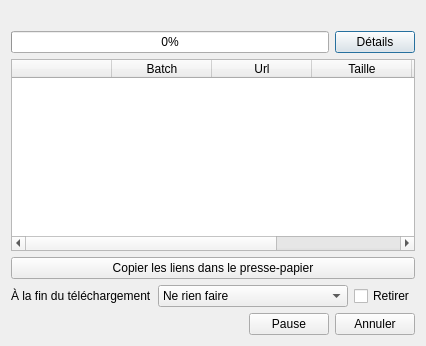
<?xml version="1.0" encoding="UTF-8"?>
<ui version="4.0">
 <class>batchWindow</class>
 <widget class="QDialog" name="batchWindow">
  <property name="geometry">
   <rect>
    <x>0</x>
    <y>0</y>
    <width>426</width>
    <height>346</height>
   </rect>
  </property>
  <property name="sizePolicy">
   <sizepolicy hsizetype="Ignored" vsizetype="Minimum">
    <horstretch>0</horstretch>
    <verstretch>0</verstretch>
   </sizepolicy>
  </property>
  <property name="windowTitle">
   <string>Grabber - Téléchargement groupé</string>
  </property>
  <property name="windowIcon">
   <iconset resource="../resources.qrc">
    <normaloff>:/images/icon.ico</normaloff>:/images/icon.ico</iconset>
  </property>
  <property name="modal">
   <bool>false</bool>
  </property>
  <layout class="QGridLayout" name="gridLayout" columnstretch="1,0,0">
   <item row="0" column="0" colspan="3">
    <widget class="QLabel" name="labelMessage">
     <property name="sizePolicy">
      <sizepolicy hsizetype="Preferred" vsizetype="Fixed">
       <horstretch>0</horstretch>
       <verstretch>0</verstretch>
      </sizepolicy>
     </property>
     <property name="text">
      <string/>
     </property>
    </widget>
   </item>
   <item row="1" column="0" colspan="2">
    <widget class="QProgressBar" name="progressBar">
     <property name="value">
      <number>0</number>
     </property>
    </widget>
   </item>
   <item row="1" column="2">
    <widget class="QPushButton" name="buttonDetails">
     <property name="text">
      <string>Détails</string>
     </property>
     <property name="checkable">
      <bool>true</bool>
     </property>
    </widget>
   </item>
   <item row="2" column="0" colspan="3">
    <widget class="QWidget" name="details" native="true">
     <property name="sizePolicy">
      <sizepolicy hsizetype="Expanding" vsizetype="Expanding">
       <horstretch>0</horstretch>
       <verstretch>0</verstretch>
      </sizepolicy>
     </property>
     <layout class="QVBoxLayout" name="verticalLayout">
      <property name="margin">
       <number>0</number>
      </property>
      <item>
       <widget class="QTableWidget" name="tableWidget">
        <property name="autoScroll">
         <bool>false</bool>
        </property>
        <property name="editTriggers">
         <set>QAbstractItemView::NoEditTriggers</set>
        </property>
        <property name="showDropIndicator" stdset="0">
         <bool>false</bool>
        </property>
        <property name="dragDropOverwriteMode">
         <bool>false</bool>
        </property>
        <property name="verticalScrollMode">
         <enum>QAbstractItemView::ScrollPerPixel</enum>
        </property>
        <property name="horizontalScrollMode">
         <enum>QAbstractItemView::ScrollPerPixel</enum>
        </property>
        <attribute name="horizontalHeaderHighlightSections">
         <bool>false</bool>
        </attribute>
        <attribute name="verticalHeaderVisible">
         <bool>false</bool>
        </attribute>
        <attribute name="verticalHeaderDefaultSectionSize">
         <number>20</number>
        </attribute>
        <column>
         <property name="text">
          <string/>
         </property>
        </column>
        <column>
         <property name="text">
          <string>Batch</string>
         </property>
        </column>
        <column>
         <property name="text">
          <string>Url</string>
         </property>
        </column>
        <column>
         <property name="text">
          <string>Taille</string>
         </property>
        </column>
        <column>
         <property name="text">
          <string>Vitesse</string>
         </property>
        </column>
        <column>
         <property name="text">
          <string>Progression</string>
         </property>
        </column>
       </widget>
      </item>
      <item>
       <widget class="QPushButton" name="pushButton">
        <property name="text">
         <string>Copier les liens dans le presse-papier</string>
        </property>
       </widget>
      </item>
      <item>
       <layout class="QHBoxLayout" name="horizontalLayout_2" stretch="0,1,0">
        <item>
         <widget class="QLabel" name="label">
          <property name="text">
           <string>À la fin du téléchargement</string>
          </property>
         </widget>
        </item>
        <item>
         <widget class="QComboBox" name="comboEnd">
          <item>
           <property name="text">
            <string>Ne rien faire</string>
           </property>
          </item>
          <item>
           <property name="text">
            <string>Fermer la fenêtre</string>
           </property>
          </item>
          <item>
           <property name="text">
            <string>Ouvrir le lecteur CD</string>
           </property>
          </item>
          <item>
           <property name="text">
            <string>Jouer un son</string>
           </property>
          </item>
          <item>
           <property name="text">
            <string>Éteindre</string>
           </property>
          </item>
         </widget>
        </item>
        <item>
         <widget class="QCheckBox" name="checkRemove">
          <property name="text">
           <string>Retirer</string>
          </property>
         </widget>
        </item>
       </layout>
      </item>
     </layout>
    </widget>
   </item>
   <item row="4" column="0" colspan="3">
    <layout class="QHBoxLayout" name="horizontalLayout" stretch="1,1,0,0">
     <item>
      <widget class="QLabel" name="labelImages">
       <property name="text">
        <string/>
       </property>
      </widget>
     </item>
     <item>
      <widget class="QLabel" name="labelSpeed">
       <property name="text">
        <string/>
       </property>
      </widget>
     </item>
     <item>
      <widget class="QPushButton" name="buttonPause">
       <property name="text">
        <string>Pause</string>
       </property>
      </widget>
     </item>
     <item>
      <widget class="QPushButton" name="cancelButton">
       <property name="text">
        <string>Annuler</string>
       </property>
      </widget>
     </item>
    </layout>
   </item>
  </layout>
 </widget>
 <tabstops>
  <tabstop>buttonDetails</tabstop>
  <tabstop>tableWidget</tabstop>
  <tabstop>pushButton</tabstop>
  <tabstop>comboEnd</tabstop>
  <tabstop>checkRemove</tabstop>
  <tabstop>buttonPause</tabstop>
  <tabstop>cancelButton</tabstop>
 </tabstops>
 <resources>
  <include location="../resources.qrc"/>
 </resources>
 <connections>
  <connection>
   <sender>pushButton</sender>
   <signal>clicked()</signal>
   <receiver>batchWindow</receiver>
   <slot>copyToClipboard()</slot>
   <hints>
    <hint type="sourcelabel">
     <x>98</x>
     <y>277</y>
    </hint>
    <hint type="destinationlabel">
     <x>136</x>
     <y>236</y>
    </hint>
   </hints>
  </connection>
  <connection>
   <sender>cancelButton</sender>
   <signal>clicked()</signal>
   <receiver>batchWindow</receiver>
   <slot>reject()</slot>
   <hints>
    <hint type="sourcelabel">
     <x>393</x>
     <y>321</y>
    </hint>
    <hint type="destinationlabel">
     <x>425</x>
     <y>327</y>
    </hint>
   </hints>
  </connection>
  <connection>
   <sender>buttonPause</sender>
   <signal>clicked()</signal>
   <receiver>batchWindow</receiver>
   <slot>pause()</slot>
   <hints>
    <hint type="sourcelabel">
     <x>291</x>
     <y>322</y>
    </hint>
    <hint type="destinationlabel">
     <x>298</x>
     <y>341</y>
    </hint>
   </hints>
  </connection>
 </connections>
 <slots>
  <slot>copyToClipboard()</slot>
  <slot>pause()</slot>
 </slots>
</ui>
